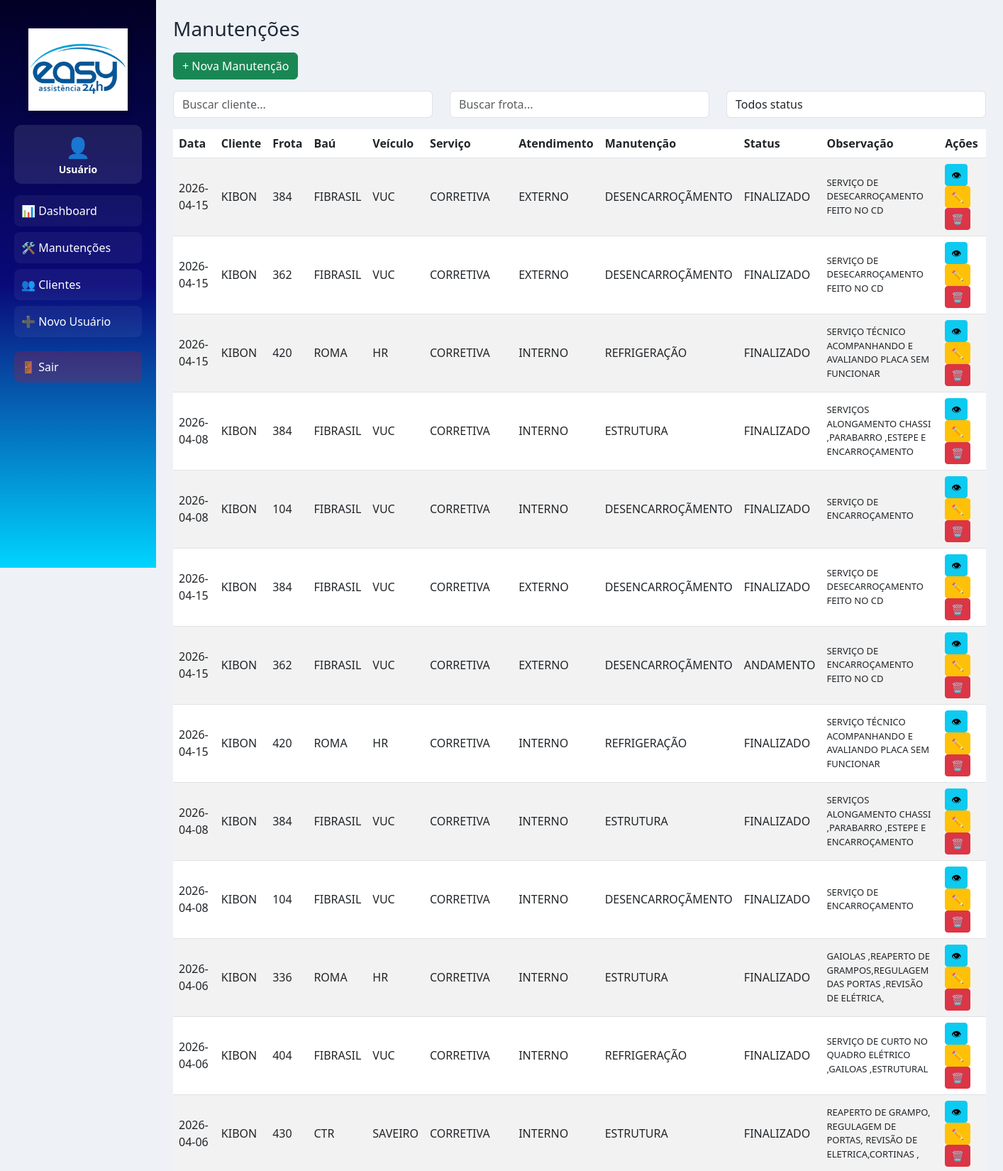
Page /manutencoes/ (upper part) on the committed database.
### models/manutencao.py (models this page shows)
class Manutencao(db.Model):
    __tablename__ = "manutencoes"
    id = db.Column(db.Integer, primary_key=True, autoincrement=True)
    data = db.Column(db.Date)
    numero_frota = db.Column(db.String)
    bau = db.Column(db.String)
    tipo_veiculo = db.Column(db.String)
    tipo_servico = db.Column(db.String)
    tipo_atendimento = db.Column(db.String)
    tipo_manutencao = db.Column(db.String)
    status = db.Column(db.String)
    observacao = db.Column(db.String)
    cliente = db.Column(db.String)
    os = db.Column(db.String(50))

### routes/manutencoes.py (the view)
@manutencao_bp.route("/")
def lista():
    frota = request.args.get("frota")
    query = Manutencao.query
    if frota:
        query = query.filter(
            Manutencao.numero_frota.ilike(f"%{frota}%")
        )
    registros = query.order_by(Manutencao.id.desc()).all()
    return render_template(
        "manutencoes/lista.html",
        registros=registros
    )

### templates/manutencoes/lista.html (shortened to what this page needs)
{% extends "base.html" %}
{% block content %}
<h3 class="mb-3">Manutenções</h3>
<a href="/manutencoes/nova" class="btn btn-success mb-3">
  + Nova Manutenção
</a>
<div class="row mb-3">
  <div class="col-md-4">
    <input type="text" id="filtroCliente" class="form-control" placeholder="Buscar cliente...">
  </div>
  <div class="col-md-4">
    <input type="text" id="filtroFrota" class="form-control" placeholder="Buscar frota...">
  </div>
  <div class="col-md-4">
    <select id="filtroStatus" class="form-control">
      <option value="">Todos status</option>
    </select>
  </div>
</div>
<table class="table table-striped table-hover" id="tabelaManutencoes">
  <thead>
    <tr>
      <th>Data</th>
      <th>Cliente</th>
      <th>Frota</th>
      <th>Baú</th>
      <th>Veículo</th>
      <th>Serviço</th>
      <th>Atendimento</th>
      <th>Manutenção</th>
      <th>Status</th>
      <th>Observação</th>
      <th>Ações</th>
    </tr>
  </thead>
  <tbody>
    {% for m in registros %}
    <tr>
      <td>{{ m.data }}</td>
      <td>{{ m.cliente }}</td>
      <td>{{ m.numero_frota }}</td>
      <td>{{ m.bau }}</td>
      <td>{{ m.tipo_veiculo }}</td>
      <td>{{ m.tipo_servico }}</td>
      <td>{{ m.tipo_atendimento }}</td>
      <td>{{ m.tipo_manutencao }}</td>
      <td>{{ m.status }}</td>
      <td style="max-width:250px;">
        {{ m.observacao }}
      </td>
      <td>
        <button
          class="btn btn-info btn-sm"
          onclick="abrirModal(
            '{{ m.cliente }}',
            '{{ m.numero_frota }}',
            '{{ m.tipo_servico }}',
            '{{ m.status }}',
            `{{ m.observacao }}`
          )">
          👁
        </button>
        <a href="/manutencoes/editar/{{ m.id }}" class="btn btn-warning btn-sm">
          ✏️
        </a>
        <a href="/manutencoes/excluir/{{ m.id }}" class="btn btn-danger btn-sm">
          🗑️
        </a>
      </td>
    </tr>
    {% endfor %}
  </tbody>
</table>
{% endblock %}

### templates/base.html (shortened to what this page needs)
<!DOCTYPE html>
<html lang="pt-br">
<head>
  <link href="https://cdn.jsdelivr.net/npm/bootstrap@5.3.0/dist/css/bootstrap.min.css" rel="stylesheet">
  <link href="https://cdn.jsdelivr.net/npm/bootstrap-icons@1.10.5/font/bootstrap-icons.css" rel="stylesheet">
  <link rel="stylesheet" href="{{ url_for('static', filename='css/style.css') }}">
</head>
<body>
<div class="d-flex">
  <div class="sidebar">
    <div class="logo-container">
        <img src="{{ url_for('static', filename='img/logo.png') }}" class="logo-img">
    </div>
    <div class="user-box text-center mb-3">
      <div class="user-avatar">👤</div>
      <div class="user-name">
        {{ session.get("user_nome", "Usuário") }}
      </div>
    </div>
    <a href="/" class="menu-item">📊 Dashboard</a>
    <a href="/manutencoes/" class="menu-item">🛠️ Manutenções</a>
    <a href="/clientes/" class="menu-item">👥 Clientes</a>
    <a href="/cadastro" class="menu-item">➕ Novo Usuário</a>
    <a href="/logout" class="menu-item logout">🚪 Sair</a>
  </div>
  <div class="content p-4 w-100">
    {% block content %}{% endblock %}
  </div>
</div>
</body>
</html>

### static/css/style.css (style rules this page uses)
:root { --gradient-start: #020024; --gradient-mid: #090979; --gradient-end: #00d4ff; --primary: #1e3a8a; --secondary: #3b82f6; --bg: #eef2f7; --card: #ffffff; --text: #1f2937; --muted: #6b7280; --border: #d1d5db; }
body { background: var(--bg); font-family: 'Segoe UI', sans-serif; color: var(--text); }
.sidebar { width: 220px; height: 100vh; background: linear-gradient( 180deg, var(--gradient-start) 0%, var(--gradient-mid) 50%, var(--gradient-end) 100% ); padding: 20px; position: fixed; }
.menu-item { display: block; color: #fff; text-decoration: none; padding: 10px; margin-bottom: 8px; transition: 0.2s; }
.content { margin-left: 220px; }
td { vertical-align: middle; }
td:nth-child(10) { max-width: 300px; white-space: normal; font-size: 13px; }
.logo-container { text-align: center; padding: 20px 10px; }
.logo-img { width: 140px; max-width: 100%; filter: drop-shadow(0 2px 4px rgba(0,0,0,0.4)); transition: 0.3s; }
.menu-item { text-decoration: none; color: #fff; padding: 10px; border-radius: 8px; background: rgba(255,255,255,0.05); transition: 0.3s; }
.logout { margin-top: 20px; background: rgba(255,0,0,0.2); }
.user-box { padding: 10px; border-radius: 10px; background: rgba(255,255,255,0.1); color: white; }
.user-avatar { font-size: 28px; }
.user-name { font-weight: bold; font-size: 14px; }

### rows in the picture
Manutencao: data "2026-04-15", cliente "KIBON", numero_frota "384", bau "FIBRASIL", tipo_veiculo "VUC", tipo_servico "CORRETIVA", tipo_atendimento "EXTERNO", tipo_manutencao "DESENCARROÇÃMENTO", status "FINALIZADO", observacao "SERVIÇO DE DESECARROÇAMENTO FEITO NO CD"
Manutencao: data "2026-04-15", cliente "KIBON", numero_frota "362", bau "FIBRASIL", tipo_veiculo "VUC", tipo_servico "CORRETIVA", tipo_atendimento "EXTERNO", tipo_manutencao "DESENCARROÇÃMENTO", status "FINALIZADO", observacao "SERVIÇO DE DESECARROÇAMENTO FEITO NO CD"
Manutencao: data "2026-04-15", cliente "KIBON", numero_frota "420", bau "ROMA", tipo_veiculo "HR", tipo_servico "CORRETIVA", tipo_atendimento "INTERNO", tipo_manutencao "REFRIGERAÇÃO", status "FINALIZADO", observacao "SERVIÇO TÉCNICO ACOMPANHANDO E AVALIANDO PLACA SEM FUNCIONAR"
Manutencao: data "2026-04-08", cliente "KIBON", numero_frota "384", bau "FIBRASIL", tipo_veiculo "VUC", tipo_servico "CORRETIVA", tipo_atendimento "INTERNO", tipo_manutencao "ESTRUTURA", status "FINALIZADO", observacao "SERVIÇOS ALONGAMENTO CHASSI ,PARABARRO ,ESTEPE E ENCARROÇAMENTO"
Manutencao: data "2026-04-08", cliente "KIBON", numero_frota "104", bau "FIBRASIL", tipo_veiculo "VUC", tipo_servico "CORRETIVA", tipo_atendimento "INTERNO", tipo_manutencao "DESENCARROÇÃMENTO", status "FINALIZADO", observacao "SERVIÇO DE ENCARROÇAMENTO"
Manutencao: data "2026-04-15", cliente "KIBON", numero_frota "384", bau "FIBRASIL", tipo_veiculo "VUC", tipo_servico "CORRETIVA", tipo_atendimento "EXTERNO", tipo_manutencao "DESENCARROÇÃMENTO", status "FINALIZADO", observacao "SERVIÇO DE DESECARROÇAMENTO FEITO NO CD"
Manutencao: data "2026-04-15", cliente "KIBON", numero_frota "362", bau "FIBRASIL", tipo_veiculo "VUC", tipo_servico "CORRETIVA", tipo_atendimento "EXTERNO", tipo_manutencao "DESENCARROÇÃMENTO", status "ANDAMENTO", observacao "SERVIÇO DE ENCARROÇAMENTO FEITO NO CD"
Manutencao: data "2026-04-15", cliente "KIBON", numero_frota "420", bau "ROMA", tipo_veiculo "HR", tipo_servico "CORRETIVA", tipo_atendimento "INTERNO", tipo_manutencao "REFRIGERAÇÃO", status "FINALIZADO", observacao "SERVIÇO TÉCNICO ACOMPANHANDO E AVALIANDO PLACA SEM FUNCIONAR"
Manutencao: data "2026-04-08", cliente "KIBON", numero_frota "384", bau "FIBRASIL", tipo_veiculo "VUC", tipo_servico "CORRETIVA", tipo_atendimento "INTERNO", tipo_manutencao "ESTRUTURA", status "FINALIZADO", observacao "SERVIÇOS ALONGAMENTO CHASSI ,PARABARRO ,ESTEPE E ENCARROÇAMENTO"
Manutencao: data "2026-04-08", cliente "KIBON", numero_frota "104", bau "FIBRASIL", tipo_veiculo "VUC", tipo_servico "CORRETIVA", tipo_atendimento "INTERNO", tipo_manutencao "DESENCARROÇÃMENTO", status "FINALIZADO", observacao "SERVIÇO DE ENCARROÇAMENTO"
Manutencao: data "2026-04-06", cliente "KIBON", numero_frota "336", bau "ROMA", tipo_veiculo "HR", tipo_servico "CORRETIVA", tipo_atendimento "INTERNO", tipo_manutencao "ESTRUTURA", status "FINALIZADO", observacao "GAIOLAS ,REAPERTO DE GRAMPOS,REGULAGEM DAS PORTAS ,REVISÃO DE ELÉTRICA,"
Manutencao: data "2026-04-06", cliente "KIBON", numero_frota "404", bau "FIBRASIL", tipo_veiculo "VUC", tipo_servico "CORRETIVA", tipo_atendimento "INTERNO", tipo_manutencao "REFRIGERAÇÃO", status "FINALIZADO", observacao "SERVIÇO DE CURTO NO QUADRO ELÉTRICO ,GAILOAS ,ESTRUTURAL"
Manutencao: data "2026-04-06", cliente "KIBON", numero_frota "430", bau "CTR", tipo_veiculo "SAVEIRO", tipo_servico "CORRETIVA", tipo_atendimento "INTERNO", tipo_manutencao "ESTRUTURA", status "FINALIZADO", observacao "REAPERTO DE GRAMPO, REGULAGEM DE PORTAS, REVISÃO DE ELETRICA,CORTINAS ,"

### other values in the picture
{{ session.get("user_nome", "Usuário") }} "Usuário"
